Frame 1 (no input): blank canvas, image omitted
Frame 60 (the mouse pressed at the canvas centre just before this capture): blank canvas, image omitted
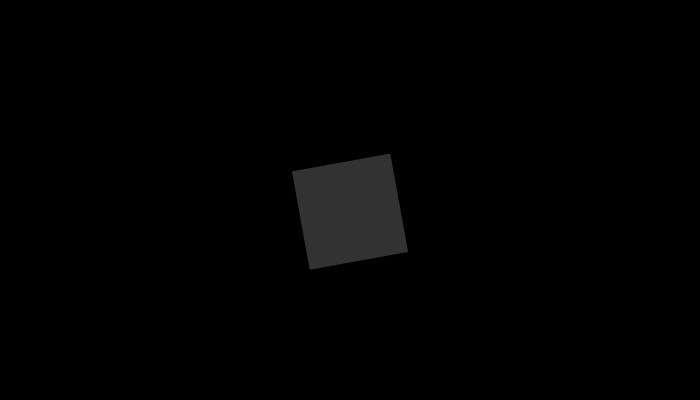
Frame 120 (the mouse held since frame 60 and released just before this capture)

The Processing sketch whose frames 1 and 60 were blank and that drew this single picture after the mouse press (run headless with seeded random() and noise(); from frame 60 on, the mouse is pressed at the canvas centre):

// Processing sketch: processing_37768
// ── processing_37768.pde

int numRect = 0;
float x = 100;
float y = 100;
float moved = 200.0;
float rot = PI/4;

float[] rectXps = new float[0];
float[] rectYps = new float[0];
float[] yOffset = new float[0];
float[] rotation = new float[0];

void setup() {
  size(700, 400);
  background(0);
  noStroke();
  fill(255, 50);
  smooth();
}

void draw() {

  int i = 0;
  background(0);
  while (i < numRect) {
    rectMode(CENTER);
    if (i<numRect-1) {
      pushMatrix();
      translate((rectXps[i]+((mouseX-width/2)+pmouseX/2)*(rectYps[i]/moved)), rectYps[i]+sin((frameCount+rectYps[i])/50.0)*100);
      rotate(rotation[i]);
      rect(0, 0, (rectYps[i]/2.0), (rectYps[i]/2.0));
      popMatrix();
    }
    else {
      pushMatrix();
      translate(rectXps[i], rectYps[i]+sin((frameCount+rectYps[i])/50.0)*100);
      rotate(rotation[i]);
      rect(0, 0, (rectYps[i]/2.0), (rectYps[i]/2.0));
      popMatrix();
    }
    //    rectXps[i] = rectXps[i];
    rotation[i] = rotation[i]+0.1;
    i=i+1;
  }
}

void mousePressed() {
  numRect = numRect + 1;

  rectXps = expand(rectXps, numRect);
  rectYps = expand(rectYps, numRect);
  yOffset = expand(yOffset, numRect);
  rotation = expand(rotation, numRect);

  rectXps[numRect-1] = mouseX;
  rectYps[numRect-1] = mouseY;
  yOffset[numRect-1] = random(100);
  rotation [numRect-1] = random(rot);
}

//void mouseMoved() {
//  int i = 0;
//  while (i < numRect) {
//
//    i=i+1;
//  }
//}
